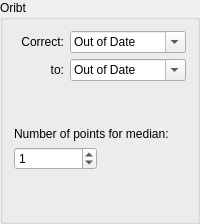
      <widget class="QGroupBox" name="GB_Orbit">
       <property name="sizePolicy">
        <sizepolicy hsizetype="Preferred" vsizetype="Preferred">
         <horstretch>1</horstretch>
         <verstretch>0</verstretch>
        </sizepolicy>
       </property>
       <property name="title">
        <string>Oribt</string>
       </property>
       <property name="flat">
        <bool>false</bool>
       </property>
       <property name="checkable">
        <bool>false</bool>
       </property>
       <layout class="QGridLayout" name="gridLayout_2">
        <item row="10" column="1">
         <layout class="QHBoxLayout" name="horizontalLayout_21">
          <item>
           <widget class="PyDMSpinBox" name="PyDMSB_NrAverages">
            <property name="toolTip">
             <string/>
            </property>
            <property name="whatsThis">
             <string/>
            </property>
            <property name="decimals">
             <number>0</number>
            </property>
            <property name="singleStep">
             <double>1.000000000000000</double>
            </property>
            <property name="value">
             <double>1.000000000000000</double>
            </property>
            <property name="channel" stdset="0">
             <string>ca://SI-Glob:AP-SOFB:OrbitPointsNum-SP</string>
            </property>
            <property name="limitsFromPV" stdset="0">
             <bool>true</bool>
            </property>
           </widget>
          </item>
          <item>
           <widget class="PyDMLabel" name="PyDMLB_NrAverages">
            <property name="toolTip">
             <string/>
            </property>
            <property name="whatsThis">
             <string/>
            </property>
            <property name="channel">
             <string>ca://SI-Glob:AP-SOFB:OrbitPointsNum-RB</string>
            </property>
           </widget>
          </item>
         </layout>
        </item>
        <item row="7" column="1">
         <layout class="QHBoxLayout" name="horizontalLayout_22">
          <item>
           <widget class="QLabel" name="LB_RefOrbit">
            <property name="minimumSize">
             <size>
              <width>50</width>
              <height>0</height>
             </size>
            </property>
            <property name="text">
             <string>to:</string>
            </property>
            <property name="alignment">
             <set>Qt::AlignRight|Qt::AlignTrailing|Qt::AlignVCenter</set>
            </property>
           </widget>
          </item>
          <item>
           <widget class="QComboBox" name="CB_RefOrbit">
            <property name="sizePolicy">
             <sizepolicy hsizetype="Preferred" vsizetype="Fixed">
              <horstretch>1</horstretch>
              <verstretch>0</verstretch>
             </sizepolicy>
            </property>
            <property name="editable">
             <bool>true</bool>
            </property>
            <property name="currentIndex">
             <number>11</number>
            </property>
            <item>
             <property name="text">
              <string>Golden</string>
             </property>
            </item>
            <item>
             <property name="text">
              <string>Register 1</string>
             </property>
            </item>
            <item>
             <property name="text">
              <string>Register 2</string>
             </property>
            </item>
            <item>
             <property name="text">
              <string>Register 3</string>
             </property>
            </item>
            <item>
             <property name="text">
              <string>Register 4</string>
             </property>
            </item>
            <item>
             <property name="text">
              <string>Register 5</string>
             </property>
            </item>
            <item>
             <property name="text">
              <string>Register 6</string>
             </property>
            </item>
            <item>
             <property name="text">
              <string>Register 7</string>
             </property>
            </item>
            <item>
             <property name="text">
              <string>Register 8</string>
             </property>
            </item>
            <item>
             <property name="text">
              <string>Register 9</string>
             </property>
            </item>
            <item>
             <property name="text">
              <string>Zero</string>
             </property>
            </item>
            <item>
             <property name="text">
              <string>Out of Date</string>
             </property>
            </item>
           </widget>
          </item>
         </layout>
        </item>
        <item row="9" column="1">
         <widget class="QLabel" name="label_13">
          <property name="text">
           <string>Number of points for median:</string>
          </property>
         </widget>
        </item>
        <item row="5" column="1">
         <layout class="QHBoxLayout" name="horizontalLayout_20">
          <item>
           <widget class="QLabel" name="LB_CorrectionOrbit">
            <property name="minimumSize">
             <size>
              <width>50</width>
              <height>0</height>
             </size>
            </property>
            <property name="text">
             <string>Correct:</string>
            </property>
            <property name="alignment">
             <set>Qt::AlignRight|Qt::AlignTrailing|Qt::AlignVCenter</set>
            </property>
           </widget>
          </item>
          <item>
           <widget class="QComboBox" name="CB_CorrectionOrbit">
            <property name="sizePolicy">
             <sizepolicy hsizetype="Preferred" vsizetype="Fixed">
              <horstretch>1</horstretch>
              <verstretch>0</verstretch>
             </sizepolicy>
            </property>
            <property name="editable">
             <bool>true</bool>
            </property>
            <property name="currentIndex">
             <number>11</number>
            </property>
            <item>
             <property name="text">
              <string>Current Orbit</string>
             </property>
            </item>
            <item>
             <property name="text">
              <string>Register 1</string>
             </property>
            </item>
            <item>
             <property name="text">
              <string>Register 2</string>
             </property>
            </item>
            <item>
             <property name="text">
              <string>Register 3</string>
             </property>
            </item>
            <item>
             <property name="text">
              <string>Register 4</string>
             </property>
            </item>
            <item>
             <property name="text">
              <string>Register 5</string>
             </property>
            </item>
            <item>
             <property name="text">
              <string>Register 6</string>
             </property>
            </item>
            <item>
             <property name="text">
              <string>Register 7</string>
             </property>
            </item>
            <item>
             <property name="text">
              <string>Register 8</string>
             </property>
            </item>
            <item>
             <property name="text">
              <string>Register 9</string>
             </property>
            </item>
            <item>
             <property name="text">
              <string>Golden</string>
             </property>
            </item>
            <item>
             <property name="text">
              <string>Out of Date</string>
             </property>
            </item>
           </widget>
          </item>
         </layout>
        </item>
        <item row="11" column="1">
         <spacer name="verticalSpacer">
          <property name="orientation">
           <enum>Qt::Vertical</enum>
          </property>
          <property name="sizeHint" stdset="0">
           <size>
            <width>20</width>
            <height>40</height>
           </size>
          </property>
         </spacer>
        </item>
        <item row="8" column="1">
         <spacer name="verticalSpacer_2">
          <property name="orientation">
           <enum>Qt::Vertical</enum>
          </property>
          <property name="sizeHint" stdset="0">
           <size>
            <width>20</width>
            <height>40</height>
           </size>
          </property>
         </spacer>
        </item>
       </layout>
      </widget>
